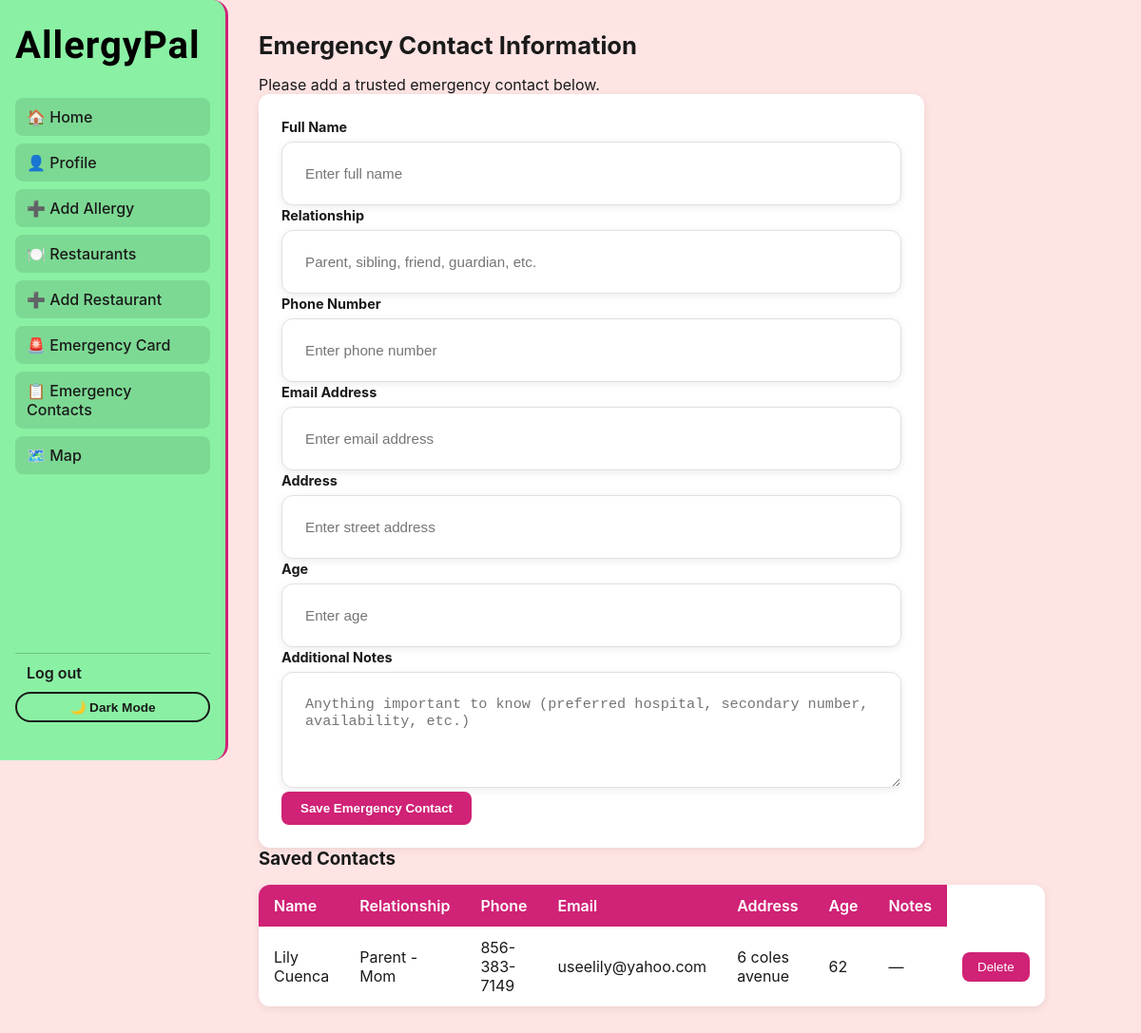
The app's page /er_contacts (signed in) with its own data.
### tables this page shows
CREATE TABLE emergency_contacts (
    id INTEGER PRIMARY KEY AUTOINCREMENT,
    user_id INTEGER NOT NULL,
    contact_name TEXT NOT NULL,
    phone TEXT NOT NULL,
    age INTEGER,
    email TEXT,
    address TEXT,
    relationship TEXT,
    notes TEXT,
    FOREIGN KEY (user_id) REFERENCES users(id)
);

### app.py (the view)
@app.route("/er_contacts", methods=["GET", "POST"])
@login_required
def er_contacts():
    current = session["user_id"]
    if request.method == "POST":
        n = request.form.get("name")
        nu = request.form.get("number")
        if not n or not nu:
            return "missing field(s)"
        name = n.strip()
        number = nu.strip()
        age = int(request.form.get("age")) if request.form.get("age") else None
        relation = request.form.get("relationship") if request.form.get("relationship") else None
        email = request.form.get("email").strip().lower() if request.form.get("email") else None
        address = request.form.get("address").strip().lower() if request.form.get("address") else None
        notes = request.form.get("notes") if request.form.get("notes") else None
        db.execute("""
                   INSERT INTO emergency_contacts
                   (user_id, contact_name, phone, email, address, age, relationship, notes)
                    VALUES(?, ?, ?, ?, ?, ?, ?, ?)""",
                   current, name, number, email, address, age, relation, notes)
        flash("Emergency contact added Successfully.")
    else:
        contacts = db.execute("SELECT * FROM emergency_contacts WHERE user_id = ?", current)
        return render_template("er_contacts.html", contacts=contacts)
    return redirect(url_for("er_contacts"))

### helpers.py (called while the page is built)
def login_required(f):
    @wraps(f)
    def wrapped(*args, **kwargs):
        if session.get("user_id") is None:
            return redirect("/login")
        return f(*args, **kwargs)
    return wrapped

### templates/er_contacts.html (shortened to what this page needs)
{% extends "layout.html" %}
{% block body %}
<div class="container mt-4" style="max-width: 700px;">
    <h2 class="mb-4">Emergency Contact Information</h2>
    <p>Please add a trusted emergency contact below.</p>
    <form method="POST" class="form-control p-4">
        <div class="mb-3">
            <label for="name"><strong>Full Name</strong></label>
            <input
                autocomplete="off"
                class="form-control"
                id="contact_name"
                name="name"
                placeholder="Enter full name"
                type="text"
                required
            >
        </div>
        <div class="mb-3">
            <label for="relation"><strong>Relationship</strong></label>
            <input
                autocomplete="off"
                class="form-control"
                id="relationship"
                name="relationship"
                placeholder="Parent, sibling, friend, guardian, etc."
                type="text"
                required
            >
        </div>
        <div class="mb-3">
            <label for="number"><strong>Phone Number</strong></label>
            <input
                autocomplete="off"
                class="form-control"
                id="phone"
                name="number"
                placeholder="Enter phone number"
                type="tel"
                required
            >
        </div>
        <div class="mb-3">
            <label for="email"><strong>Email Address</strong></label>
            <input
                autocomplete="off"
                class="form-control"
                id="email"
                name="email"
                placeholder="Enter email address"
                type="email"
            >
        </div>
        <div class="mb-3">
            <label for="address"><strong>Address</strong></label>
            <input
                autocomplete="off"
                class="form-control"
                id="address"
                name="address"
                placeholder="Enter street address"
                type="text"
            >
        </div>
        <div class="mb-3">
            <label for="age"><strong>Age</strong></label>
            <input
                autocomplete="off"
                class="form-control"
                id="age"
                name="age"
                placeholder="Enter age"
                type="number"
                min="0"
            >
        </div>
        <div class="mb-3">
            <label for="notes"><strong>Additional Notes</strong></label>
            <textarea
                class="form-control"
                id="notes"
                name="notes"
                rows="4"
                placeholder="Anything important to know (preferred hospital, secondary number, availability, etc.)"
            ></textarea>
        </div>
        <button class="btn btn-primary mt-2" type="submit">Save Emergency Contact</button>
    </form>
    {% if contacts %}
    <h3 class="mt-5 mb-3">Saved Contacts</h3>
    <table>
        <thead>
            <tr>
                <th>Name</th>
                <th>Relationship</th>
                <th>Phone</th>
                <th>Email</th>
                <th>Address</th>
                <th>Age</th>
                <th>Notes</th>
            </tr>
        </thead>
        <tbody>
            {% for c in contacts %}
            <tr>
                <td>{{ c.contact_name }}</td>
                <td>{{ c.relationship or "—" }}</td>
                <td>{{ c.phone }}</td>
                <td>{{ c.email or "—" }}</td>
                <td>{{ c.address or "—" }}</td>
                <td>{{ c.age or "—" }}</td>
                <td>{{ c.notes or "—" }}</td>
                <td>
                    <form action="{{ url_for('delete_er_contact') }}" method="POST">
                        <button type="submit">Delete</button>
                    </form>
                </td>
            </tr>
            {% endfor %}
        </tbody>
    </table>
    {% endif %}
</div>
{% endblock %}

### static/styles.css (style rules this page uses)
:root { --red: #d02276; --green: #0f862d; --bg: #ffe4e4; --surface: #ff9f9f; --text: #1a1a1a; --sidebar-bg: #8af1a4; --sidebar-text: #1a1a1a; --border: #e0e0e0; }
* { margin: 0; padding: 0; box-sizing: border-box; }
body { background-color: var(--bg); color: var(--text); font-family: 'Inter', 'Segoe UI', sans-serif; transition: background-color 0.3s, color 0.3s; }
table { width: 100%; border-collapse: collapse; margin-bottom: 24px; background-color: white; border-radius: 12px; overflow: hidden; box-shadow: 0 2px 8px rgba(0,0,0,0.08); }
th { background-color: var(--red); color: white; padding: 12px 16px; text-align: left; font-weight: 600; }
td { padding: 12px 16px; border-bottom: 1px solid var(--border); }
tr:last-child td { border-bottom: none; }
button { background-color: var(--red); color: white; border: none; padding: 8px 16px; border-radius: 8px; cursor: pointer; font-weight: 500; transition: opacity 0.2s; }
.btn { display: inline-block; padding: 10px 20px; border-radius: 8px; text-decoration: none; font-weight: 600; transition: opacity 0.2s; }
.btn-primary { background-color: var(--red); color: white; }
.form-control { background-color: white; border-radius: 12px; padding: 24px; box-shadow: 0 2px 8px rgba(0,0,0,0.08); }
input, select, textarea { width: 100%; padding: 10px 14px; border: 1px solid var(--border); border-radius: 8px; font-size: 0.95rem; margin-top: 6px; background-color: #fafafa; transition: border 0.2s; }
label { font-weight: 600; font-size: 0.9rem; }
h1, h2, h3 { color: var(--text); margin-bottom: 16px; }
h2 { font-size: 1.6rem; font-weight: 700; }

### records on screen
emergency_contacts: contact_name "Lily Cuenca", relationship "Parent - Mom", phone "856-383-7149", email "useelily@yahoo.com", address "6 coles avenue", age "62", notes "—"
